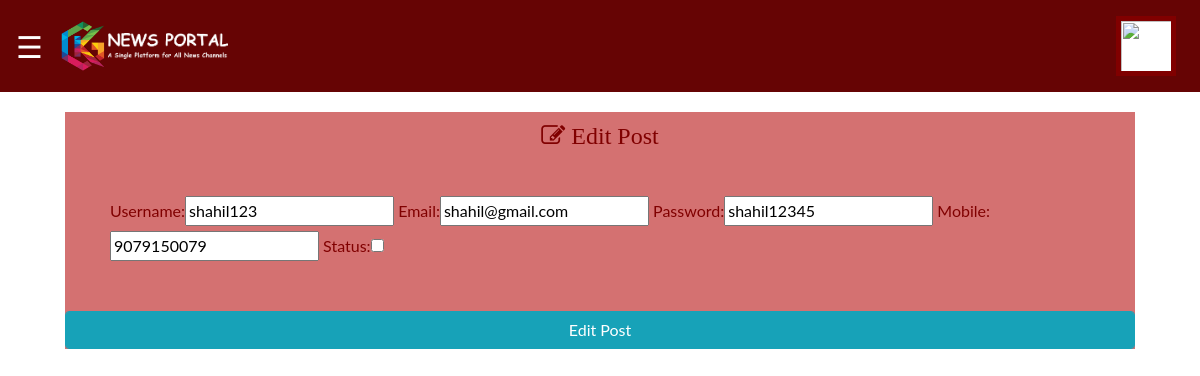
The page /super_admin/edit_user/3/ (signed in) on the database its author committed.
### users/models.py (models this page shows, shortened)
class Users(models.Model):
    username = models.CharField(max_length=100, unique=True)
    email = models.EmailField(unique=True)
    password = models.CharField(max_length=100)
    mobile = models.CharField(max_length=10, unique=True)
    status = models.BooleanField(default=True)

### super_admin/views.py (the view)
# urls.py: path('edit_user/<int:id>/', views.edit_user, name='edit_user'),
def edit_user(request,id=None):
    if not request.session.get('ad_email'):
        return redirect('admin_login')
    uObj = Users.objects.get(id=id)
    form = UserForm(request.POST or None, instance=uObj)
    if form.is_valid():
        print('ok')
        form.save()
        print('done')
        return redirect('all_users')
    context = {
        'form': form,
    }
    return render(request, 'super_admin/backend/edit_user.html', context)

### super_admin/forms.py
class UserForm(forms.ModelForm):
    class Meta:
        model = Users
        fields = ('__all__')

### templates/super_admin/backend/edit_user.html (shortened to what this page needs)
{% extends 'super_admin/base5.html' %}
{% load static %}
{% block main %}
<div class="container">
    <div style="background-color:#be2626a6; margin:20px; color:maroon;">
      <div class="row">
          <div class="col-md-12">
          <h4 style="text-align:center; margin:10px; font-family:cursive;"><i class="fa fa-edit"></i> Edit Post</h4>
        <form method="post">
            <div class="col-md-12" style="margin:35px; padding:10px;">{{form}}</div>
            <input type="submit" name="save" value="Edit Post" class="btn btn-info form-control">
             </form>
        </div>
      </div>
    </div>
</div>
{% endblock %}

### templates/super_admin/base5.html (style rules this page uses)
body { font-family: "Lato", sans-serif; }

### rows shown on the page
Users: username "shahil123", email "shahil@gmail.com", password "shahil12345", mobile "9079150079"
